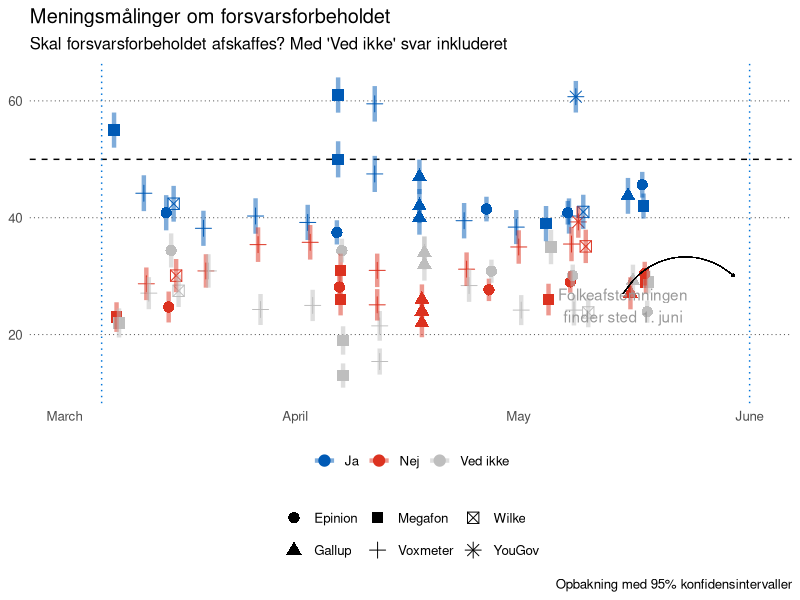
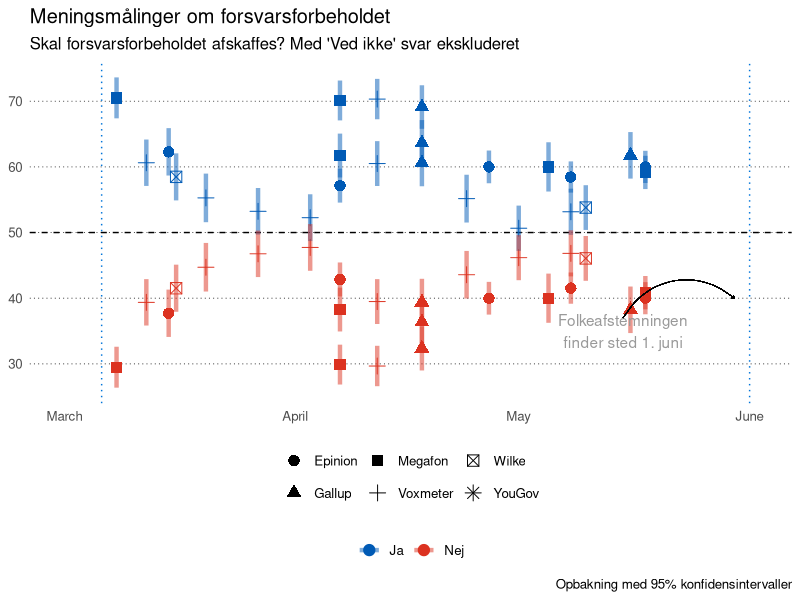
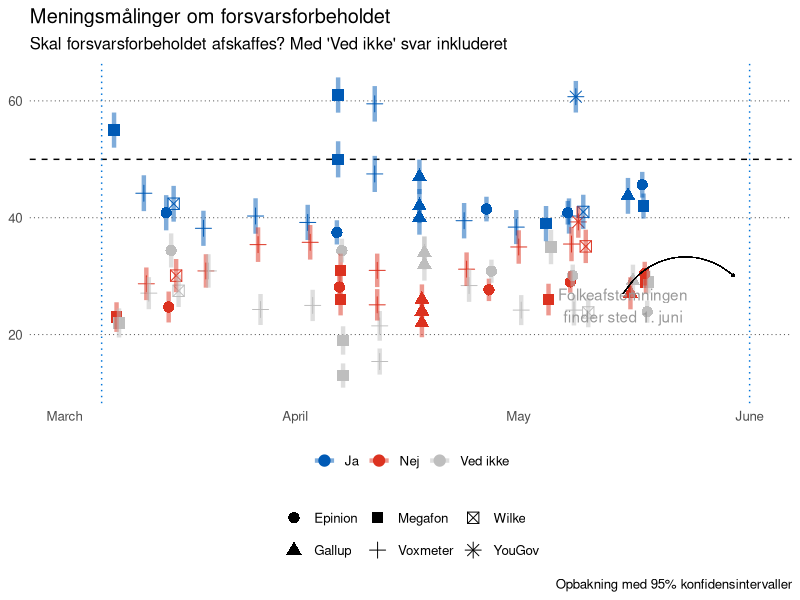
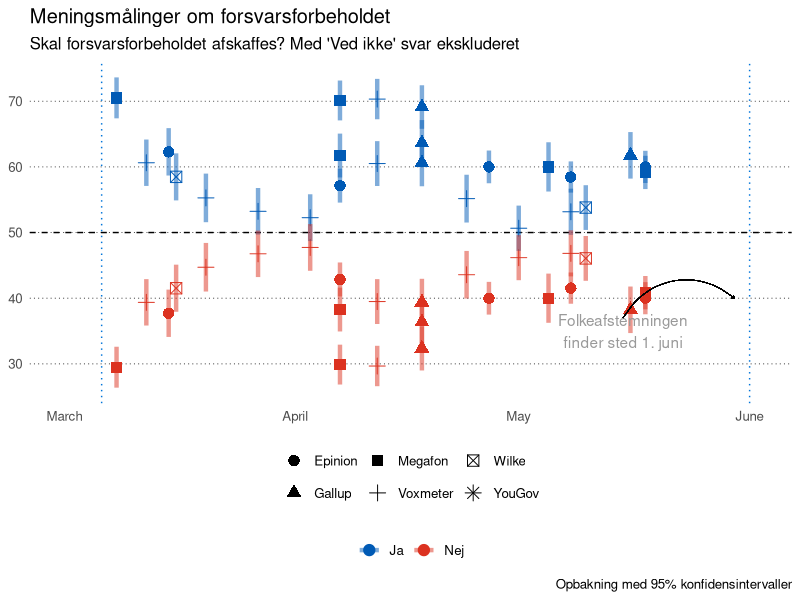

These figures' R source, in order:
library("tidyverse")

Sys.setlocale("LC_TIME", "da_DK.UTF-8")
options(OutDec= ",")

ff <- read_csv("forsvarsforbeholdet.csv")

ff |> 
  mutate(across(c("svar_ja", "svar_nej", "svar_vedikke"), ~ ifelse(!is.na(svar_andet), (.x / (100 - svar_andet))*100, .x))) |> 
  select(-svar_andet) |> 
  pivot_longer(starts_with("svar_")) |> 
  mutate(usikkerhed = 1.96 * sqrt((value * (100 - value)) / n),
         name = case_when(
           name == "svar_ja" ~ "Ja",
           name == "svar_nej" ~ "Nej",
           name == "svar_vedikke" ~ "Ved ikke"
         )) |> 
  ggplot(aes(dato_end, y = value, ymin = value - usikkerhed, ymax = value + usikkerhed,
             col = name, shape = institut)) +
  geom_hline(yintercept = 50, linetype = "dashed") +
  geom_point(position = position_dodge(width = 1), size = 3.5) +
  geom_errorbar(position = position_dodge(width = 1), width = 0, size = 1.5, alpha = 0.5) +
  geom_vline(xintercept = as.Date("2022-06-01"), linetype = "dotted", col = "#0074D9") +
  geom_vline(xintercept = as.Date("2022-03-06"), linetype = "dotted", col = "#0074D9") +
  annotate("text", x = as.Date("2022-05-15"), y = 25, label = "Folkeafstemningen\nfinder sted 1. juni", colour = "gray60") +
  geom_curve(aes(x = as.Date("2022-05-15"), y = 27, xend = as.Date("2022-05-30"), yend = 30), curvature = -0.5, colour = "black", size=0.2, arrow = arrow(length = unit(0.01, "npc"))) +
  scale_x_date(limits = c(as.Date("2022-03-01"), as.Date("2022-06-02")),
               date_breaks = "1 month", 
               labels = scales::date_format("%B")) +
  theme_minimal(base_size = 12) %+replace% 
  theme(panel.grid.major.x = element_blank(), 
        panel.grid.minor.x = element_blank(), 
        panel.grid.major.y = element_line(colour = "grey20", size = 0.3, linetype="dotted"),
        panel.grid.minor.y = element_blank(),
        axis.ticks.y = element_blank(),
        legend.position = "bottom",
        legend.box="vertical") +
  labs(y = NULL,
       x = NULL,
       shape = NULL, 
       col = NULL,
       title = "Meningsmålinger om forsvarsforbeholdet",
       subtitle = "Skal forsvarsforbeholdet afskaffes? Med 'Ved ikke' svar inkluderet",
       caption = "Opbakning med 95% konfidensintervaller") +
  scale_colour_manual(values = c("#005AB5", "#DC3220", "gray"))

ggsave("forsvarsforbeholdet_vedikke.png", width = 7, height = 7, dpi = 400)

ff |> 
  mutate(n = n - n * (svar_vedikke / 100)) |> 
  mutate(across(c("svar_ja", "svar_nej"), ~ ifelse(!is.na(svar_andet), (.x / (100 - svar_andet - svar_vedikke))*100, 
                                                   (.x / (100 - svar_vedikke))*100))) |> 
  select(-svar_andet, -svar_vedikke) |> 
  pivot_longer(starts_with("svar_")) |> 
  mutate(usikkerhed = 1.96 * sqrt((value * (100 - value)) / n),
         name = case_when(
           name == "svar_ja" ~ "Ja",
           name == "svar_nej" ~ "Nej"
         )) |> 
  ggplot(aes(dato_end, y = value, ymin = value - usikkerhed, ymax = value + usikkerhed,
             col = name, shape = institut)) +
  geom_hline(yintercept = 50, linetype = "dashed") +
  geom_point(size = 3.5) +
  geom_errorbar(width = 0, size = 1.5, alpha = 0.5) +
  geom_vline(xintercept = as.Date("2022-06-01"), linetype = "dotted", col = "#0074D9") +
  geom_vline(xintercept = as.Date("2022-03-06"), linetype = "dotted", col = "#0074D9") +
  annotate("text", x = as.Date("2022-05-15"), y = 35, label = "Folkeafstemningen\nfinder sted 1. juni", colour = "gray60") +
  geom_curve(aes(x = as.Date("2022-05-15"), y = 37, xend = as.Date("2022-05-30"), yend = 40), curvature = -0.5, colour = "black", size=0.2, arrow = arrow(length = unit(0.01, "npc"))) +
  scale_x_date(limits = c(as.Date("2022-03-01"), as.Date("2022-06-02")),
               date_breaks = "1 month", 
               labels = scales::date_format("%B")) +
  theme_minimal(base_size = 12) %+replace% 
  theme(panel.grid.major.x = element_blank(), 
        panel.grid.minor.x = element_blank(), 
        panel.grid.major.y = element_line(colour = "grey20", size = 0.3, linetype="dotted"),
        panel.grid.minor.y = element_blank(),
        axis.ticks.y = element_blank(),
        legend.position = "bottom",
        legend.box="vertical") +
  labs(y = NULL,
       x = NULL,
       shape = NULL, 
       col = NULL,
       title = "Meningsmålinger om forsvarsforbeholdet",
       subtitle = "Skal forsvarsforbeholdet afskaffes? Med 'Ved ikke' svar ekskluderet",
       caption = "Opbakning med 95% konfidensintervaller") +
  scale_colour_manual(values = c("#005AB5", "#DC3220"))

ggsave("forsvarsforbeholdet_udenvedikke.png", width = 7, height = 7, dpi = 400)
